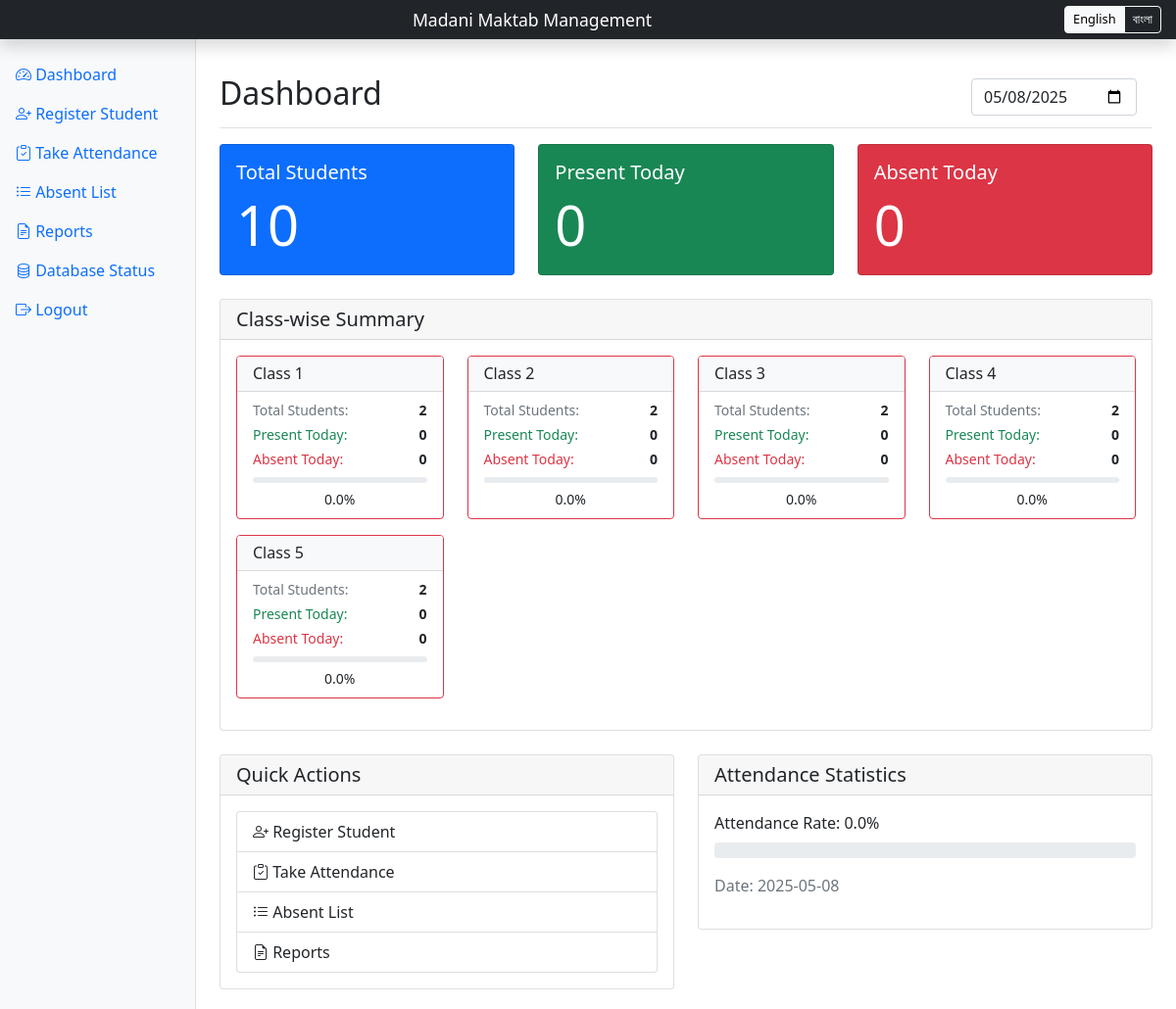
Screenshot of / (signed in) with the database file from the repository.
### main.py (models this page shows, shortened)
class Class(db.Model):
    id = db.Column(db.Integer, primary_key=True)
    name = db.Column(db.String(50), unique=True, nullable=False)

### main.py (the view)
@app.route('/')
@login_required
def dashboard():
    selected_date = request.args.get('date', str(date.today()))
    print(f"\n--- Dashboard for date: {selected_date} ---")
    copy_previous_attendance(selected_date)
    students = Student.query.order_by(Student.roll_number.asc()).all()
    attendance_today = {a.student_id: a for a in Attendance.query.filter_by(date=selected_date).all()}
    present = [s for s in students if attendance_today.get(s.id, None) and attendance_today[s.id].status == 'Present']
    absent = [s for s in students if attendance_today.get(s.id, None) and attendance_today[s.id].status == 'Absent']
    missing = len(students) - len(present) - len(absent)
    print(f"Total students: {len(students)}, Present: {len(present)}, Absent: {len(absent)}, Missing records: {missing}")
    class_stats = get_class_statistics(selected_date)
    return render_template('dashboard.html',
                         total=len(students),
                         present=len(present),
                         absent=len(absent),
                         selected_date=selected_date,
                         date=datetime.strptime(selected_date, '%Y-%m-%d'),
                         class_stats=class_stats)

### main.py (called while the page is built, shortened)
@login_manager.user_loader
def load_user(user_id):
    return User.query.get(int(user_id))

def get_class_number(class_name):
    match = re.search(r'(\d+)', class_name)
    if match:
        return int(match.group(1))
    return 0

def copy_previous_attendance(current_date):
    prev_date_record = db.session.query(Attendance.date).filter(Attendance.date < current_date).order_by(Attendance.date.desc()).first()
    if not prev_date_record:
        return  # No previous records, nothing to copy

@app.context_processor
def inject_translations():
    lang = session.get('lang', 'en')
    return {'_': translations[lang]}

### templates/dashboard.html (shortened to what this page needs)
{% extends "base.html" %}
{% block content %}
<div class="d-flex justify-content-between flex-wrap flex-md-nowrap align-items-center pt-3 pb-2 mb-3 border-bottom">
    <h1 class="h2">{{ _['dashboard'] }}</h1>
    <div class="btn-toolbar mb-2 mb-md-0">
        <div class="btn-group me-2">
            <form method="GET" class="d-flex">
                <input type="date" class="form-control me-2" name="date" value="{{ selected_date }}" onchange="this.form.submit()">
            </form>
        </div>
    </div>
</div>
<div class="row">
    <div class="col-lg-4 col-md-4 col-sm-12 mb-4">
        <div class="card text-white bg-primary h-100">
                <div class="card-body">
                <h5 class="card-title">{{ _['total_students'] }}</h5>
                    <p class="card-text display-4">{{ total }}</p>
            </div>
        </div>
    </div>
    <div class="col-lg-4 col-md-4 col-sm-12 mb-4">
        <div class="card text-white bg-success h-100">
            <div class="card-body">
                <h5 class="card-title">{{ _['present_today'] }}</h5>
                <p class="card-text display-4">{{ present }}</p>
            </div>
        </div>
    </div>
    <div class="col-lg-4 col-md-4 col-sm-12 mb-4">
        <div class="card text-white bg-danger h-100">
            <div class="card-body">
                <h5 class="card-title">{{ _['absent_today'] }}</h5>
                <p class="card-text display-4">{{ absent }}</p>
            </div>
        </div>
    </div>
</div>
<div class="card mb-4">
    <div class="card-header">
        <h5 class="card-title mb-0">{{ _['class_wise_summary'] }}</h5>
    </div>
    <div class="card-body">
        <div class="row">
            {% for class_stat in class_stats %}
            <div class="col-lg-3 col-md-4 col-sm-6 mb-3">
                <div class="card h-100 border-{% if class_stat.attendance_rate >= 75 %}success{% elif class_stat.attendance_rate >= 50 %}warning{% else %}danger{% endif %}">
                    <div class="card-header py-2 bg-light">
                        <h6 class="card-title mb-0">{{ class_stat.class_name }}</h6>
                    </div>
                    <div class="card-body py-2">
                        <div class="d-flex justify-content-between mb-1">
                            <small class="text-muted">{{ _['total_students'] }}:</small>
                            <small><strong>{{ class_stat.total }}</strong></small>
                        </div>
                        <div class="d-flex justify-content-between mb-1">
                            <small class="text-success">{{ _['present_today'] }}:</small>
                            <small><strong>{{ class_stat.present }}</strong></small>
                        </div>
                        <div class="d-flex justify-content-between mb-1">
                            <small class="text-danger">{{ _['absent_today'] }}:</small>
                            <small><strong>{{ class_stat.absent }}</strong></small>
                        </div>
                        <div class="progress mt-2" style="height: 6px;">
                        </div>
                        <div class="text-center mt-1">
                            <small>{{ class_stat.attendance_rate }}%</small>
                        </div>
                    </div>
                </div>
            </div>
            {% endfor %}
        </div>
    </div>
</div>
<div class="row">
    <div class="col-md-6">
        <div class="card">
            <div class="card-header">
                <h5 class="card-title mb-0">{{ _['quick_actions'] }}</h5>
            </div>
                <div class="card-body">
                <div class="list-group">
                    <a href="{{ url_for('register') }}" class="list-group-item list-group-item-action">
                        <i class="bi bi-person-plus"></i> {{ _['register_student'] }}
                    </a>
                    <a href="{{ url_for('attendance') }}" class="list-group-item list-group-item-action">
                        <i class="bi bi-clipboard-check"></i> {{ _['take_attendance'] }}
                    </a>
                    <a href="{{ url_for('absent_list') }}" class="list-group-item list-group-item-action">
                        <i class="bi bi-list-ul"></i> {{ _['absent_list'] }}
                    </a>
                    <a href="{{ url_for('reports') }}" class="list-group-item list-group-item-action">
                        <i class="bi bi-file-earmark-text"></i> {{ _['reports'] }}
                    </a>
                </div>
            </div>
        </div>
    </div>
    <div class="col-md-6">
        <div class="card">
            <div class="card-header">
                <h5 class="card-title mb-0">{{ _['attendance_statistics'] }}</h5>
            </div>
                <div class="card-body">
                {% if total > 0 %}
                <div class="mb-3">
                    <label class="form-label">{{ _['attendance_rate'] }}: {{ (present/total*100)|round(1) }}%</label>
                    <div class="progress">
                    </div>
                </div>
                <p class="text-muted">{{ _['date'] }}: {{ date.strftime('%Y-%m-%d') }}</p>
                {% else %}
                <div class="alert alert-info">
                    {{ _['no_students'] }}
                </div>
                {% endif %}
            </div>
        </div>
    </div>
</div>
{% endblock %}

### rows the page displays
Class: class_name "Class 1", total_students "Total Students", total "2", present_today "Present Today", present "0", absent_today "Absent Today", absent "0", attendance_rate "0.0"
Class: class_name "Class 2", total_students "Total Students", total "2", present_today "Present Today", present "0", absent_today "Absent Today", absent "0", attendance_rate "0.0"
Class: class_name "Class 3", total_students "Total Students", total "2", present_today "Present Today", present "0", absent_today "Absent Today", absent "0", attendance_rate "0.0"
Class: class_name "Class 4", total_students "Total Students", total "2", present_today "Present Today", present "0", absent_today "Absent Today", absent "0", attendance_rate "0.0"
Class: class_name "Class 5", total_students "Total Students", total "2", present_today "Present Today", present "0", absent_today "Absent Today", absent "0", attendance_rate "0.0"

### other values shown
{{ _['dashboard'] }} "Dashboard"
{{ _['register_student'] }} "Register Student"
{{ _['take_attendance'] }} "Take Attendance"
{{ _['absent_list'] }} "Absent List"
{{ _['reports'] }} "Reports"
{{ _['db_status'] }} "Database Status"
{{ _['logout'] }} "Logout"
{{ _['total_students'] }} "Total Students"
{{ total }} "10"
{{ _['present_today'] }} "Present Today"
{{ present }} "0"
{{ _['absent_today'] }} "Absent Today"
{{ absent }} "0"
{{ _['class_wise_summary'] }} "Class-wise Summary"
{{ _['quick_actions'] }} "Quick Actions"
